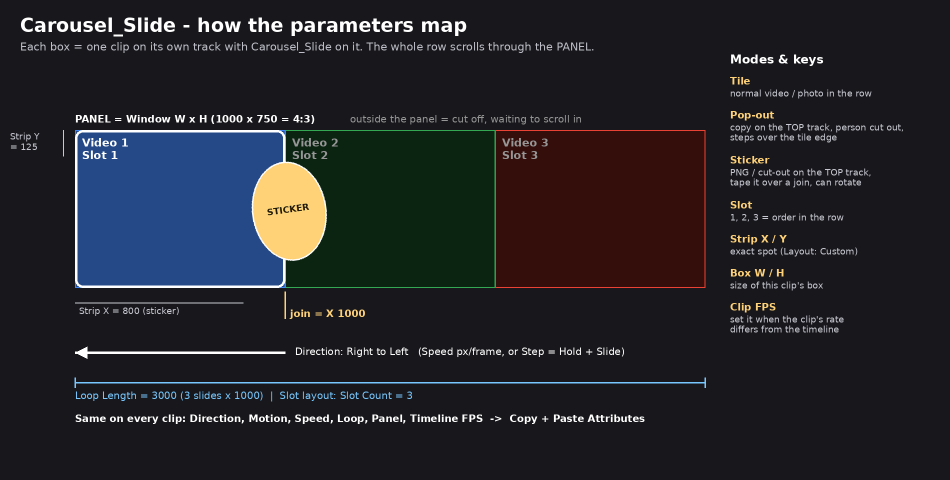
#> input picture Carousel_Slide/docs/Giniroisenkou_Carousel_Slide_parameters.png, 1900 x 960 px, given in place of Title_Sliding.png, which was not available (shown at 1/2 size)
$ python Giniroisenkou_Title_Sliding_thumbs.py
#> lines starting #> are read from the running program, lines starting #| are printed output that depends on the picture; pictures that were not available may be replaced by others from this repository, and a replacement may not be noted
#!/usr/bin/env python3
"""
Builds the Effects-panel thumbnails (320x180 PNG next to every .setting, kept under ~46 KB
because Resolve 21.1 only shows small PNGs) and the docs images from stills grabbed IN RESOLVE.

Workflow used:
  1. python Giniroisenkou_Title_Sliding_gen.py        -> build/Edit/Effects/Title_Sliding/*.setting
  2. apply each preset to a 1080x1920 test clip, grab stills (Color page > Grab Still,
     Gallery > Export) and save them as renders/<preset>.png  (hold frame, ~frame 40)
     plus renders/anim_<frame>.png for the animation strip
  3. python Giniroisenkou_Title_Sliding_thumbs.py
  4. python Giniroisenkou_Title_Sliding_package.py    -> Giniroisenkou_Title_Sliding.drfx
Needs Pillow and DejaVu Sans Bold (set FONT for another bold TTF).
"""
import io, os, glob, re
from PIL import Image, ImageDraw, ImageFont

HERE = os.path.dirname(os.path.abspath(__file__))
ROOT = os.path.dirname(HERE)
REN = os.path.join(ROOT, "build", "renders")
OUT = os.path.join(ROOT, "build", "Edit", "Effects", "Title_Sliding")
DOCS = os.path.join(ROOT, "docs")
FONT = "/usr/share/fonts/truetype/dejavu/DejaVuSans-Bold.ttf"

# preset, label, band centre (0 bottom - 1 top) used to crop the 16:9 thumbnail
PRESETS = [("Title_Sliding", "Anime slide", 0.30), ("Title_Sliding_News", "News", 0.285),
           ("Title_Sliding_Breaking", "Breaking", 0.285), ("Title_Sliding_Cinema", "Cinema", 0.5)]


def small_png(im, limit=46000):
    for colors in (256, 128, 64, 32):
        b = io.BytesIO()
        im.quantize(colors=colors, method=Image.Quantize.MEDIANCUT).save(b, "PNG", optimize=True)
        if b.tell() < limit:
            break
    return b.getvalue()


def main():
    os.makedirs(DOCS, exist_ok=True)
    for name, lab, py in PRESETS:
        im = Image.open(os.path.join(REN, name + ".png")).convert("RGB")
#> im is the input picture: PIL image 1900x960 RGB; mean R, G, B 35.9, 36.7, 41.2
        k = im.width / 1080
#> k = 1.76
        h = int(608 * k)
#> h = 1069
        cy = int((1 - py) * im.height)
#> cy = 672
        y0 = max(0, min(im.height - h, cy - h // 2))
#> y0 = 0
        th = im.crop((0, y0, im.width, y0 + h)).resize((320, 180), Image.LANCZOS)
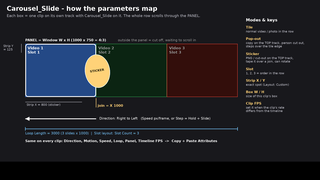
#> th: PIL image 320x180 RGB; mean R, G, B 32.2, 33, 36.9
        d = ImageDraw.Draw(th)
        f = ImageFont.truetype(FONT, 15)
        d.rectangle((6, 6, 16 + d.textlength(lab, font=f), 26), fill=(0, 0, 0))
        d.text((11, 8), lab, font=f, fill=(255, 255, 255))
        with open(os.path.join(OUT, name + ".png"), "wb") as fh:
            fh.write(small_png(th))
#> after the loop in small_png, `for colors in (256, 128, 64, 32):`:
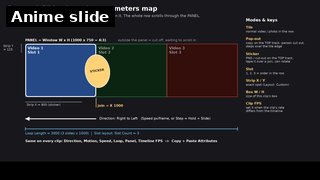
#> im: PIL image 320x180 RGB; mean R, G, B 32.1, 32.8, 36.7
#> pass 2 of the loop in main, `for name, lab, py in PRESETS:`:
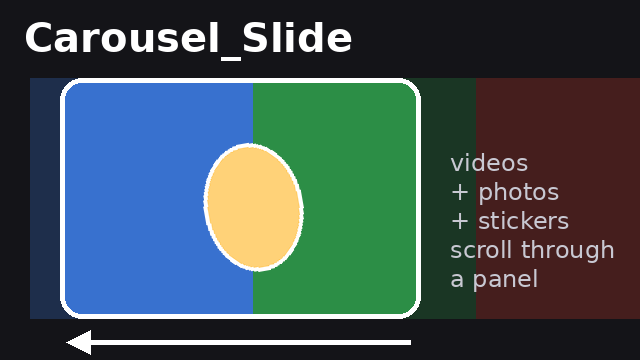
#> input picture Carousel_Slide/docs/Giniroisenkou_Carousel_Slide_thumbnail.png, 640 x 360 px, given in place of Title_Sliding_News.png, which was not available
#> in main, im is the input picture: PIL image 640x360 RGB; mean R, G, B 62.3, 79.6, 83
#> in main, `th = im.crop((0, y0, im.width, y0 + h)).resize((320, 180), Image.LANCZ..`:
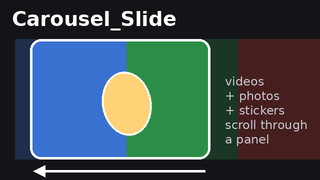
#> th: PIL image 320x180 RGB; mean R, G, B 61.9, 79.3, 82.6
    # presets sheet
    W, H = 360, 640
    f = ImageFont.truetype(FONT, 22)
    s = Image.new("RGB", (4 * W + 80, H + 70), (18, 18, 20))
    d = ImageDraw.Draw(s)
    for i, (name, _, _) in enumerate(PRESETS):
        x = 16 + i * (W + 16)
        s.paste(Image.open(os.path.join(REN, name + ".png")).convert("RGB").resize((W, H), Image.LANCZOS), (x, 16))
        d.text((x, H + 28), name, font=f, fill=(235, 235, 235))
    s.save(os.path.join(DOCS, "Giniroisenkou_Title_Sliding_presets.png"), optimize=True)
    # animation strip
    frames = sorted(glob.glob(os.path.join(REN, "anim_*.png")), key=lambda p: int(re.findall(r"\d+", os.path.basename(p))[0]))
    if frames:
        cw, ch = 540, 200
        rows = (len(frames) + 1) // 2
        s = Image.new("RGB", (2 * cw + 48, rows * (ch + 44) + 16), (18, 18, 20))
        d = ImageDraw.Draw(s)
        f = ImageFont.truetype(FONT, 19)
        for i, p in enumerate(frames):
            im = Image.open(p).convert("RGB")
            cy = int((1 - 0.30) * im.height)
            im = im.crop((0, cy - int(300 * im.width / 1080), im.width, cy + int(100 * im.width / 1080))).resize((cw, ch), Image.LANCZOS)
            x, y = 16 + (i % 2) * (cw + 16), 16 + (i // 2) * (ch + 44)
            s.paste(im, (x, y))
            d.text((x, y + ch + 8), "frame " + re.findall(r"\d+", os.path.basename(p))[0], font=f, fill=(220, 220, 220))
        s.save(os.path.join(DOCS, "Giniroisenkou_Title_Sliding_animation.png"), optimize=True)


if __name__ == "__main__":
#> (the run stopped early here; a loop or call above may not have finished)
